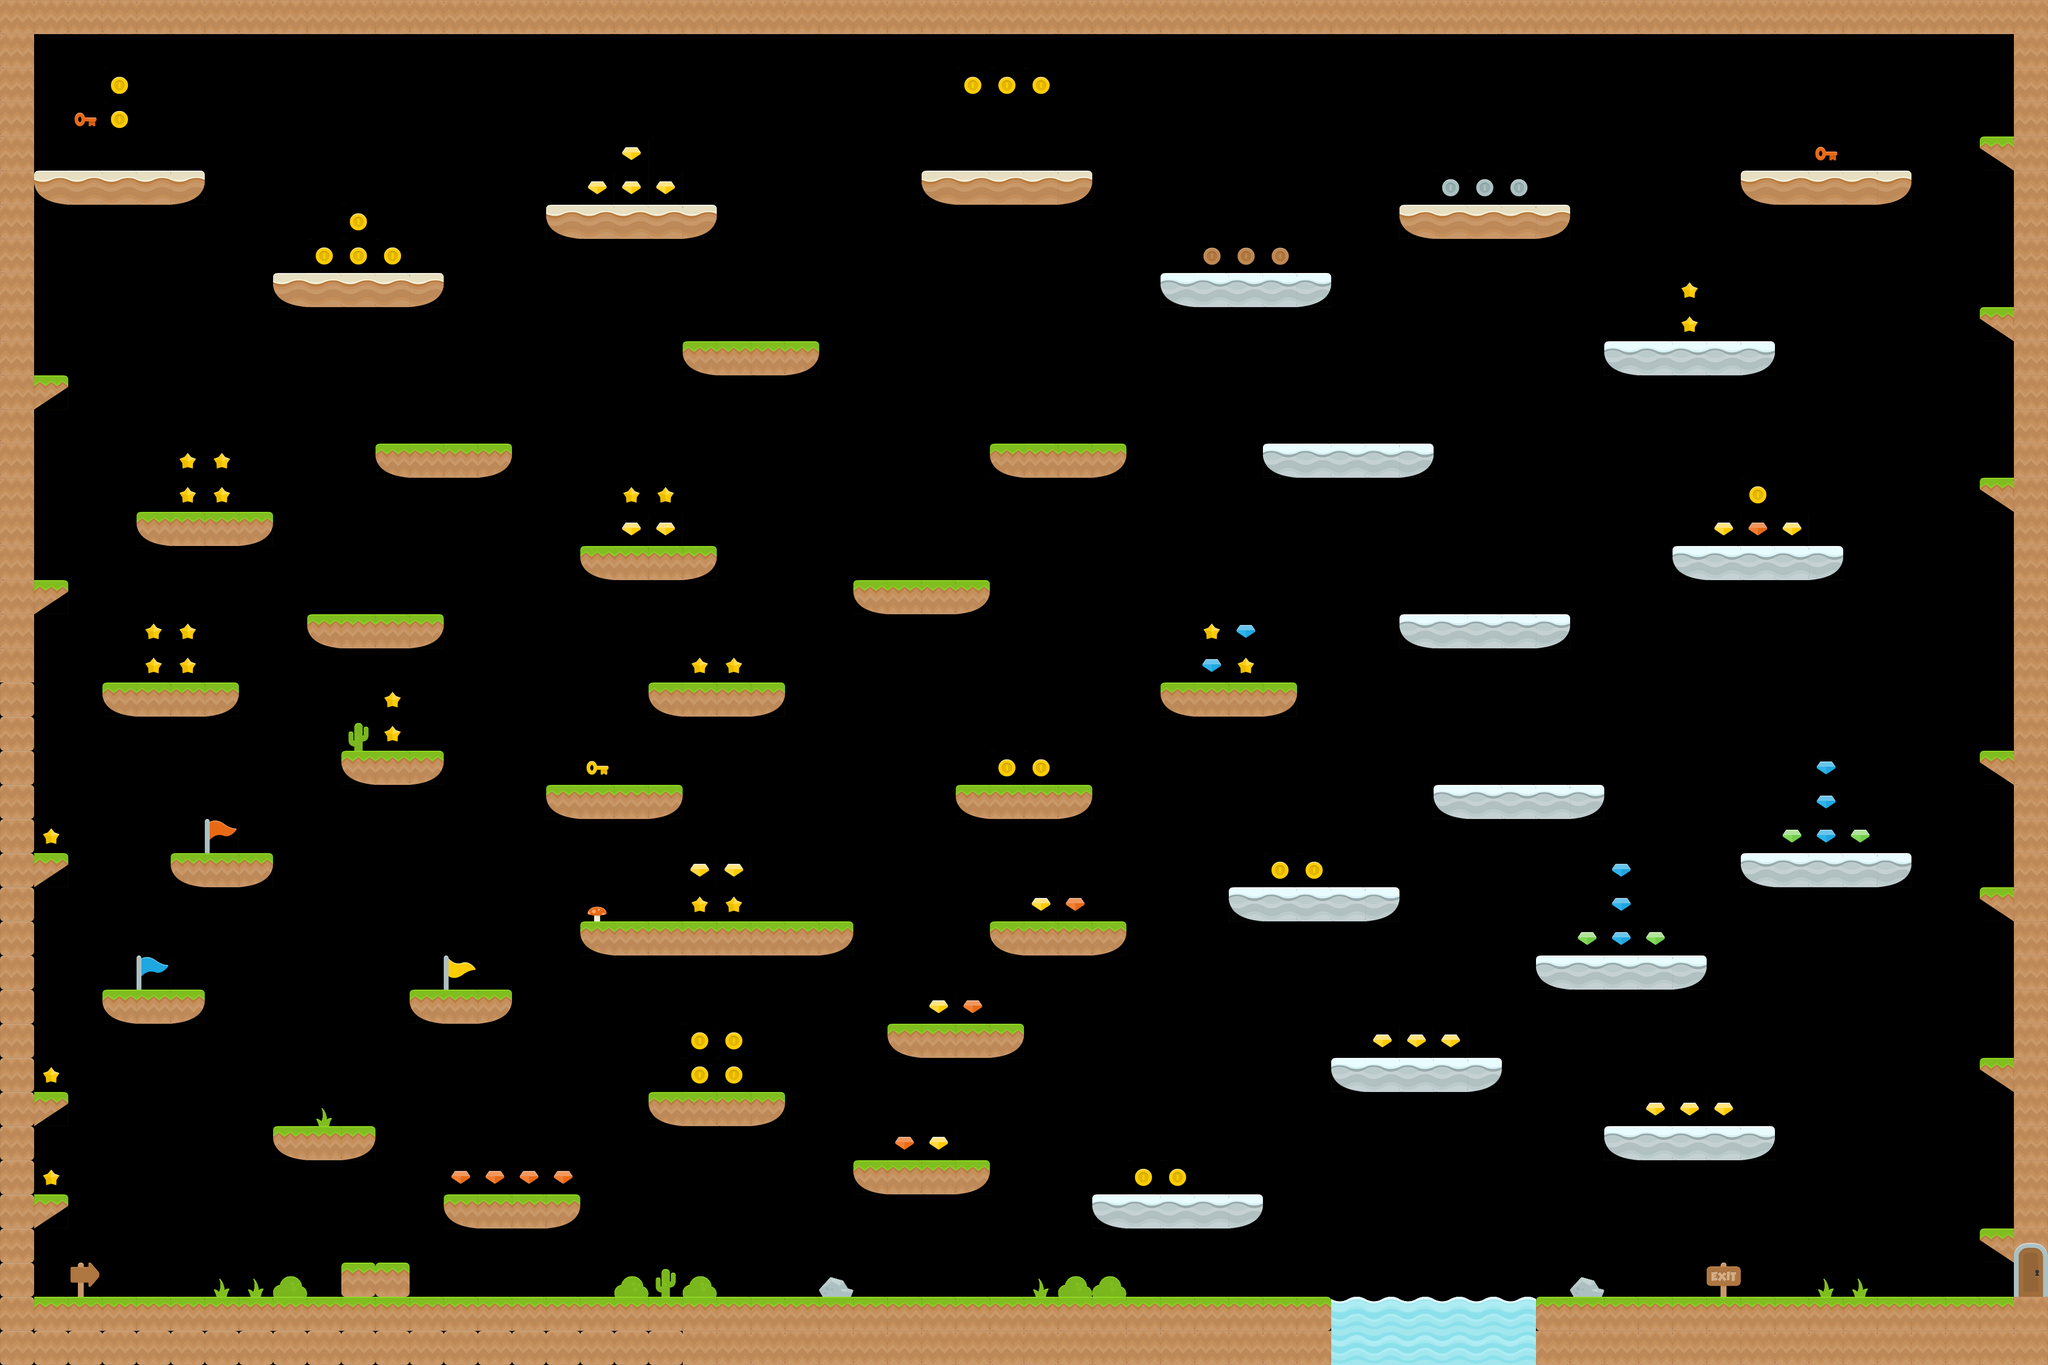

A level layout from a 2D game, rendered from its tile map. Below: a short description, then the map file with tile-grid data replaced by summaries:
An orthogonal 60x40 tile map with 64x64 px tiles, 2 tile layers (Level, Items), 3 tilesets.

<map version="1.10" tiledversion="1.11.2" orientation="orthogonal" renderorder="right-down" width="60" height="40" tilewidth="64" tileheight="64" infinite="0" nextlayerid="4" nextobjectid="1">
 <editorsettings>
  <export target="../../../../../responsive-template/public/assets/platformer.json" format="json" />
 </editorsettings>
 <tileset firstgid="1" name="kenny_ground_64x64" tilewidth="64" tileheight="64" tilecount="128" columns="8">
  <image source="../tiles/kenny_ground_64x64.png" width="512" height="1024" />
 </tileset>
 <tileset firstgid="129" name="kenny_items_64x64" tilewidth="64" tileheight="64" tilecount="32" columns="8">
  <image source="../tiles/kenny_items_64x64.png" width="512" height="256" />
 </tileset>
 <tileset firstgid="161" name="kenny_platformer_64x64" tilewidth="64" tileheight="64" tilecount="80" columns="5">
  <image source="../tiles/kenny_platformer_64x64.png" width="320" height="1024" />
 </tileset>
 <layer id="1" name="Level" width="60" height="40">
  <data>[2400 cells, 449 non-empty, 18 distinct tile ids]</data>
 </layer>
 <layer id="3" name="Items" width="60" height="40" locked="1">
  <data>[2400 cells, 114 non-empty, 22 distinct tile ids]</data>
 </layer>
</map>
